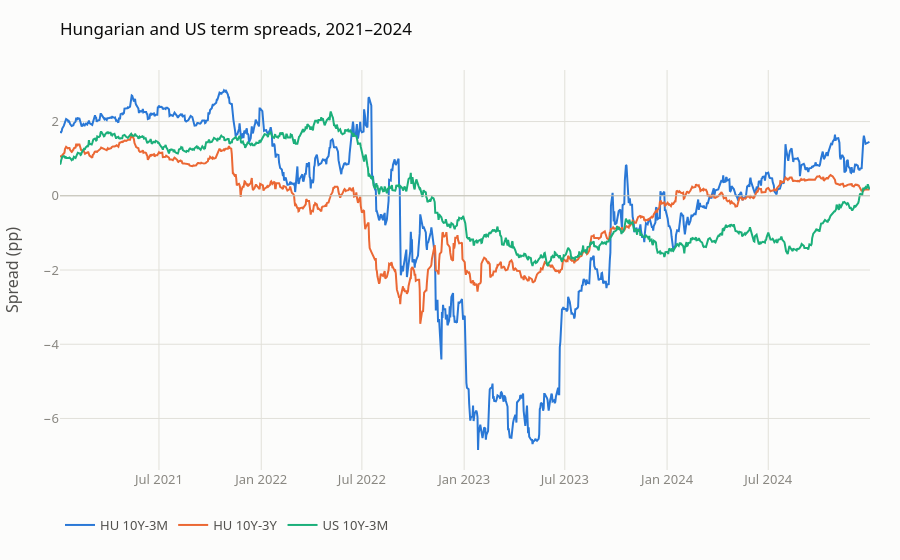

The notebook cell saved with this chart:
### Markdown cell above
### Inversion

The two Hungarian slopes next to the US 10Y–3M over the same years, and the Hungarian inversion episodes that started in 2021–2024 (same rules as above: at least 10 trading days, gaps of up to 5 days bridged).

### Code cell
HU_SPREADS = {
    "HU 10Y-3M": spreads.spread(hu, "10Y", "3M"),
    "HU 10Y-3Y": spreads.spread(hu, "10Y", "3Y"),
}
plots.spread_chart(
    {
        **{label: s.loc["2021":"2024"] for label, s in HU_SPREADS.items()},
        "US 10Y-3M": SPREADS["10Y-3M"].loc["2021":"2024"],
    },
    title="Hungarian and US term spreads, 2021–2024",
)

### Figure 1 — Plotly figure (JSON) as saved in the notebook; plotly's stock layout.template omitted (floating-point values rounded to 4 significant figures; data arrays with more than 128 entries replaced by an {"elided": "..."} marker saying what was removed)
{"data": [{"hovertemplate": "%{y:.2f} pp", "line": {"width": 2}, "mode": "lines", "name": "HU 10Y-3M", "type": "scatter", "x": {"elided": "1002 str values"}, "y": {"elided": "1002 float values"}}, {"hovertemplate": "%{y:.2f} pp", "line": {"width": 2}, "mode": "lines", "name": "HU 10Y-3Y", "type": "scatter", "x": {"elided": "1002 str values"}, "y": {"elided": "1002 float values"}}, {"hovertemplate": "%{y:.2f} pp", "line": {"width": 2}, "mode": "lines", "name": "US 10Y-3M", "type": "scatter", "x": {"elided": "1000 str values"}, "y": {"elided": "1000 float values"}}], "layout": {"hovermode": "x unified", "legend": {"orientation": "h", "x": 0, "y": -0.1, "yanchor": "top"}, "margin": {"b": 90}, "shapes": [{"line": {"color": "#c3c2b7", "width": 1}, "type": "line", "x0": 0, "x1": 1, "xref": "x domain", "y0": 0, "y1": 0, "yref": "y"}], "title": {"text": "Hungarian and US term spreads, 2021–2024"}, "xaxis": {"title": {}}, "yaxis": {"title": {"text": "Spread (pp)"}}}}
